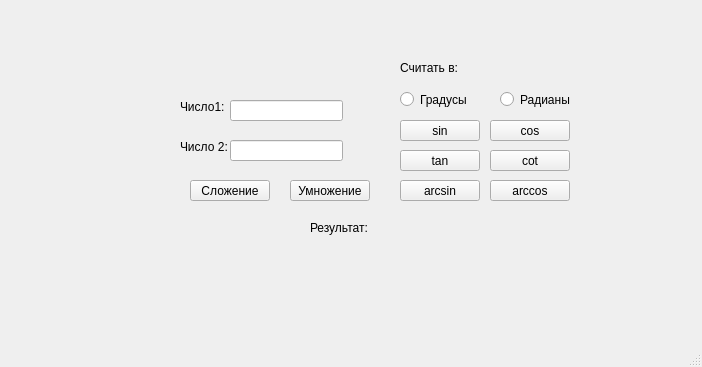
<?xml version="1.0" encoding="UTF-8"?>
<ui version="4.0">
 <class>MainWindow</class>
 <widget class="QMainWindow" name="MainWindow">
  <property name="geometry">
   <rect>
    <x>0</x>
    <y>0</y>
    <width>702</width>
    <height>367</height>
   </rect>
  </property>
  <property name="windowTitle">
   <string>Калькулятор</string>
  </property>
  <widget class="QWidget" name="centralwidget">
   <widget class="QLineEdit" name="lineEdit_value_1">
    <property name="geometry">
     <rect>
      <x>230</x>
      <y>100</y>
      <width>113</width>
      <height>21</height>
     </rect>
    </property>
   </widget>
   <widget class="QLineEdit" name="lineEdit_value_2">
    <property name="geometry">
     <rect>
      <x>230</x>
      <y>140</y>
      <width>113</width>
      <height>21</height>
     </rect>
    </property>
   </widget>
   <widget class="QLabel" name="label">
    <property name="geometry">
     <rect>
      <x>180</x>
      <y>100</y>
      <width>47</width>
      <height>13</height>
     </rect>
    </property>
    <property name="sizePolicy">
     <sizepolicy hsizetype="Preferred" vsizetype="Preferred">
      <horstretch>0</horstretch>
      <verstretch>0</verstretch>
     </sizepolicy>
    </property>
    <property name="tabletTracking">
     <bool>false</bool>
    </property>
    <property name="text">
     <string>Число1:</string>
    </property>
   </widget>
   <widget class="QLabel" name="label_2">
    <property name="geometry">
     <rect>
      <x>180</x>
      <y>140</y>
      <width>47</width>
      <height>13</height>
     </rect>
    </property>
    <property name="text">
     <string>Число 2:</string>
    </property>
   </widget>
   <widget class="QPushButton" name="sumButton">
    <property name="geometry">
     <rect>
      <x>190</x>
      <y>180</y>
      <width>80</width>
      <height>21</height>
     </rect>
    </property>
    <property name="text">
     <string>Сложение</string>
    </property>
   </widget>
   <widget class="QLabel" name="label_result_text">
    <property name="geometry">
     <rect>
      <x>310</x>
      <y>220</y>
      <width>61</width>
      <height>16</height>
     </rect>
    </property>
    <property name="text">
     <string>Результат:</string>
    </property>
   </widget>
   <widget class="QLabel" name="label_result_value">
    <property name="geometry">
     <rect>
      <x>380</x>
      <y>220</y>
      <width>41</width>
      <height>16</height>
     </rect>
    </property>
    <property name="text">
     <string/>
    </property>
   </widget>
   <widget class="QRadioButton" name="radioButton_grad">
    <property name="geometry">
     <rect>
      <x>400</x>
      <y>90</y>
      <width>84</width>
      <height>19</height>
     </rect>
    </property>
    <property name="text">
     <string>Градусы</string>
    </property>
   </widget>
   <widget class="QRadioButton" name="radioButton_rad">
    <property name="geometry">
     <rect>
      <x>500</x>
      <y>90</y>
      <width>84</width>
      <height>19</height>
     </rect>
    </property>
    <property name="text">
     <string>Радианы</string>
    </property>
   </widget>
   <widget class="QPushButton" name="pushButton_sin">
    <property name="geometry">
     <rect>
      <x>400</x>
      <y>120</y>
      <width>80</width>
      <height>21</height>
     </rect>
    </property>
    <property name="text">
     <string>sin</string>
    </property>
   </widget>
   <widget class="QLabel" name="label_3">
    <property name="geometry">
     <rect>
      <x>400</x>
      <y>60</y>
      <width>61</width>
      <height>16</height>
     </rect>
    </property>
    <property name="text">
     <string>Считать в:</string>
    </property>
   </widget>
   <widget class="QPushButton" name="pushButton_mul">
    <property name="geometry">
     <rect>
      <x>290</x>
      <y>180</y>
      <width>80</width>
      <height>21</height>
     </rect>
    </property>
    <property name="text">
     <string>Умножение</string>
    </property>
   </widget>
   <widget class="QPushButton" name="pushButton_cos">
    <property name="geometry">
     <rect>
      <x>490</x>
      <y>120</y>
      <width>80</width>
      <height>21</height>
     </rect>
    </property>
    <property name="text">
     <string>cos</string>
    </property>
   </widget>
   <widget class="QPushButton" name="pushButton_tan">
    <property name="geometry">
     <rect>
      <x>400</x>
      <y>150</y>
      <width>80</width>
      <height>21</height>
     </rect>
    </property>
    <property name="text">
     <string>tan</string>
    </property>
   </widget>
   <widget class="QPushButton" name="pushButton_cot">
    <property name="geometry">
     <rect>
      <x>490</x>
      <y>150</y>
      <width>80</width>
      <height>21</height>
     </rect>
    </property>
    <property name="text">
     <string>cot</string>
    </property>
   </widget>
   <widget class="QPushButton" name="pushButton_arcsin">
    <property name="geometry">
     <rect>
      <x>400</x>
      <y>180</y>
      <width>80</width>
      <height>21</height>
     </rect>
    </property>
    <property name="text">
     <string>arcsin</string>
    </property>
   </widget>
   <widget class="QPushButton" name="pushButton_arccos">
    <property name="geometry">
     <rect>
      <x>490</x>
      <y>180</y>
      <width>80</width>
      <height>21</height>
     </rect>
    </property>
    <property name="text">
     <string>arccos</string>
    </property>
   </widget>
  </widget>
  <widget class="QMenuBar" name="menubar">
   <property name="geometry">
    <rect>
     <x>0</x>
     <y>0</y>
     <width>702</width>
     <height>20</height>
    </rect>
   </property>
  </widget>
  <widget class="QStatusBar" name="statusbar"/>
 </widget>
 <resources/>
 <connections/>
</ui>
